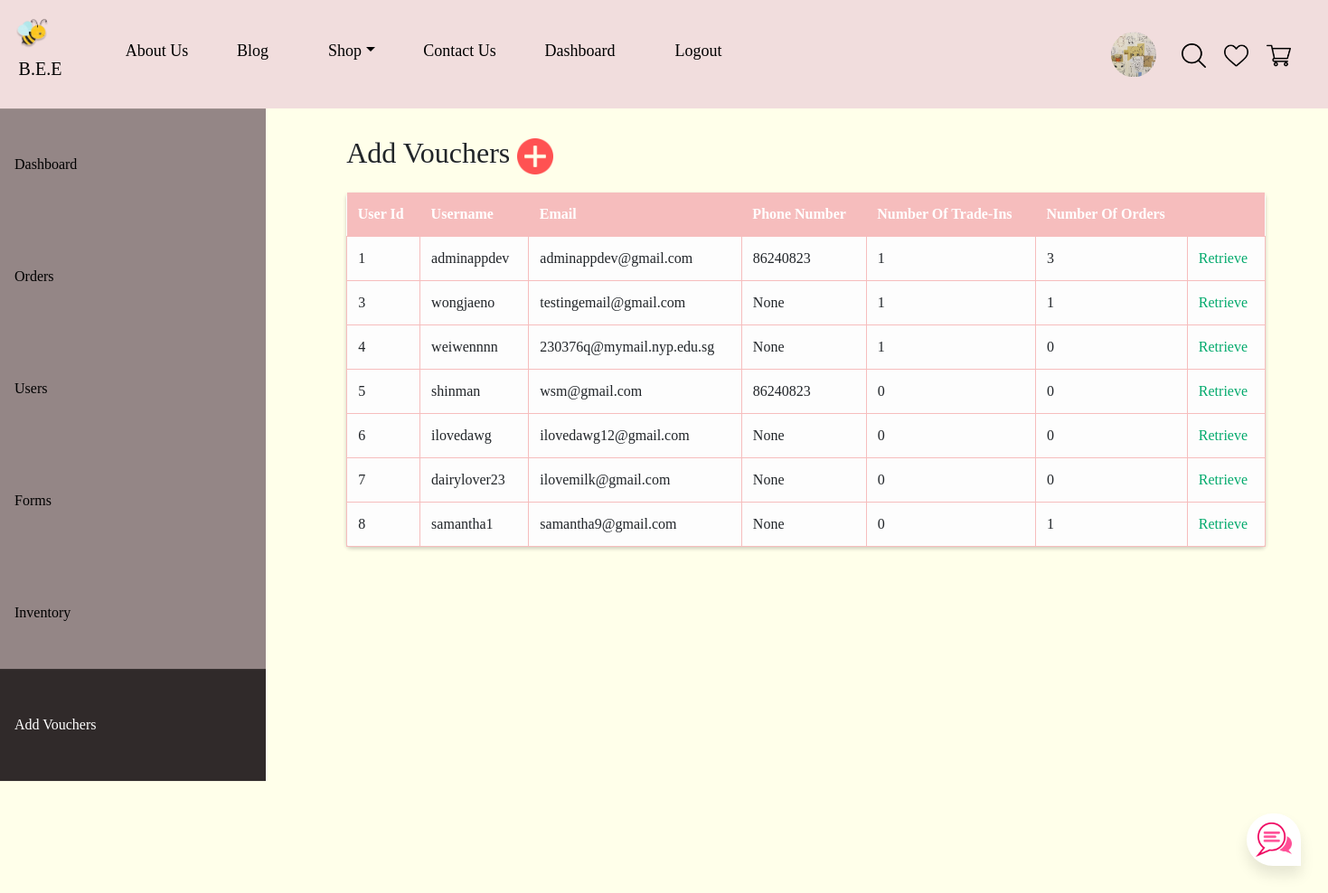
/add_vouchers (signed in), run on the app's committed database.
### tables this page shows
CREATE TABLE user (user_id INTEGER PRIMARY KEY AUTOINCREMENT, username VARCHAR(255) NOT NULL UNIQUE, email VARCHAR(255) NOT NULL UNIQUE, password INT(255) NOT NULL, phone_no INT(8), dob STRING, gender STRING, profile_pic LONGBLOB, datetime INT NOT NULL DEFAULT CURRENT_TIMESTAMP);

### app.py (the view)
@app.route('/add_vouchers')
@login_required
def addvouchers():
    con = sqlite3.connect('database.db')
    con.row_factory = sqlite3.Row
    cur = con.cursor()
    cur.execute("SELECT rowid, * FROM user")
    rows_user = cur.fetchall()
    cur.execute("SELECT rowid, * FROM user")
    rows = cur.fetchall()
    cur.execute('''
        SELECT u.username, COALESCE(t.row_count, 0) AS row_count
        FROM (
          SELECT DISTINCT username
          FROM user
        ) u
        LEFT JOIN (
          SELECT username, COUNT(DISTINCT session_id) AS row_count
          FROM sessions
          GROUP BY username
        ) t ON u.username = t.username
    ''')
    orders = cur.fetchall()
    results = []
    users = []
    for i in rows:
        users.append(i['username'])
    for row in orders:
        username = row[0]
        row_count = row[1]
        results.append((username, row_count))
    row_order = []
    for user in users:
        for username in results:
            if user == username[0]:
                row_order.append(username[1])
    cur.execute('''
        SELECT u.username, COALESCE(t.row_count, 0) AS row_count
        FROM (
          SELECT DISTINCT username
          FROM user
        ) u
        LEFT JOIN (
          SELECT username, COUNT(DISTINCT tradein_id) AS row_count
          FROM tradeinentries
          GROUP BY username
        ) t ON u.username = t.username
    ''')
    tradeins = cur.fetchall()
    tradein_list = []
    row_tradein = []
    for tradein in tradeins:
        username = tradein[0]
        row_count = tradein[1]
        tradein_list.append((username, row_count))
    for user in users:
        for line in tradein_list:
            if user == line[0]:
                row_tradein.append(line[1])
    con.close()
    return render_template('add_vouchers.html', rows_user=rows_user, row_order=row_order, row_tradein=row_tradein)

### app.py (called while the page is built)
def get_db():
    db = getattr(g, '_database', None)
    if db is None:
        db = g._database = sqlite3.connect('database.db')
    return db

@app.teardown_appcontext
def close_connection(exception):
    db = getattr(g, '_database', None)
    if db is not None:
        db.close()

@app.before_request
def load_logged_in_user():
    user_id = session.get('user_id')
    if user_id is None:
        g.user = None
    else:
        g.user = get_db().execute(
            'SELECT * FROM user WHERE user_id = ?', (user_id,)
        ).fetchone()

def login_required(view):
    @functools.wraps(view)
    def wrapped_view(**kwargs):
        if g.user is None:
            return redirect(url_for('login'))
        return view(**kwargs)
    return wrapped_view

### templates/add_vouchers.html (shortened to what this page needs)
<!DOCTYPE html>
<html>
<head>
</head>
<body>
{% extends "base.html" %}
{% block content %}
<ul class="admin" style="float: left;">
  <li><a href="/admindashboard">Dashboard</a></li>
  <li>
    <a href="/orders">Orders</a>
  </li>
  <li><a href="/users">Users</a></li>
  <li><a href="/forms">Forms</a></li>
  <li><a href="/admin_inventory">Inventory</a></li>
  <li><a class="active" href="/add_vouchers">Add Vouchers</a></li>
</ul>
<div style="margin-left:25%;padding:30px 16px;height:868px;">
  <h2>Add Vouchers <a class="plus" href="/create_vouchers"><img src="static/img/plus_PNG83.png"></a></h2>
    <table id="addvouchers">
      <thead>
      <th>User Id</th>
      <th>Username</th>
      <th>Email</th>
      <th>Phone Number</th>
      <th>Number Of Trade-Ins</th>
      <th>Number Of Orders</th>
      <th></th>
      </thead>
      {% for row in rows_user %}
        <tr>
          <td>{{ row['user_id'] }}</td>
          <td>{{ row['username'] }}</td>
          <td>{{ row['email'] }}</td>
          <td>{{ row['phone_no'] }}</td>
          <td>{{ row_tradein[loop.index - 1] }}</td>
          <td>{{ row_order[loop.index - 1] }}</td>
            <td><a href="/retrieve_vouchers/{{ row['username'] }}">Retrieve</a>
            </td>
        </tr>
      {% endfor %}
    </table>
</div>
</body>
</html>
{% endblock %}

### templates/add_vouchers.html (style rules this page uses)
body { margin: 0; }
ul.admin { list-style-type: none; margin: 0; padding: 0; width: 20%; background-color: #948686 ; position: sticky; top: 120px; height: 100%; overflow-y: scroll; }
.admin li a { display: block; color: #000; padding: 50px 16px; text-decoration: none; }
.admin li a.active { background-color: #302A2A; color: white; }
.plus img { width: 40px; }
#addvouchers th { padding-top: 12px; padding-bottom: 12px; padding-right: 50px; padding-left: 10px; text-align: left; background-color: #F6BDBD; color: white; }
table, td { padding-left: 10px; }
table { width: 75%; border-collapse: collapse; }
#addvouchers { margin-top: 20px; border-collapse: collapse; width: 95%; background-color: #FDFDFD; border-radius: 5px; box-shadow: 0 2px 4px rgba(0, 0, 0, 0.2); }
#addvouchers th { padding: 12px; text-align: left; background-color: #F6BDBD; color: white; }
#addvouchers td { padding: 12px; border: 1px solid #F6BDBD; }
#addvouchers td a { color: #04AA6D; text-decoration: none; }

### templates/base.html (style rules this page uses)
body { background-color: #FFFFEA; overflow-x: hidden; overflow-y: scroll; }
* { margin:0px; padding:0px; box-sizing: border-box; font-family: 'Anko'; }
::placeholder { text-align: center; color: gray; opacity: 1; }

### data on the page
user: user_id "1", username "adminappdev", email "adminappdev@gmail.com", phone_no "86240823", row_order "3"
user: user_id "3", username "wongjaeno", email "testingemail@gmail.com", phone_no "None", row_tradein "1", row_order "1"
user: user_id "4", username "weiwennnn", email "230376q@mymail.nyp.edu.sg", phone_no "None", row_tradein "1", row_order "0"
user: user_id "5", username "shinman", email "wsm@gmail.com", phone_no "86240823", row_tradein "0", row_order "0"
user: user_id "6", username "ilovedawg", email "ilovedawg12@gmail.com", phone_no "None", row_tradein "0", row_order "0"
user: user_id "7", username "dairylover23", email "ilovemilk@gmail.com", phone_no "None", row_tradein "0", row_order "0"
user: user_id "8", username "samantha1", email "samantha9@gmail.com", phone_no "None", row_tradein "0", row_order "1"
